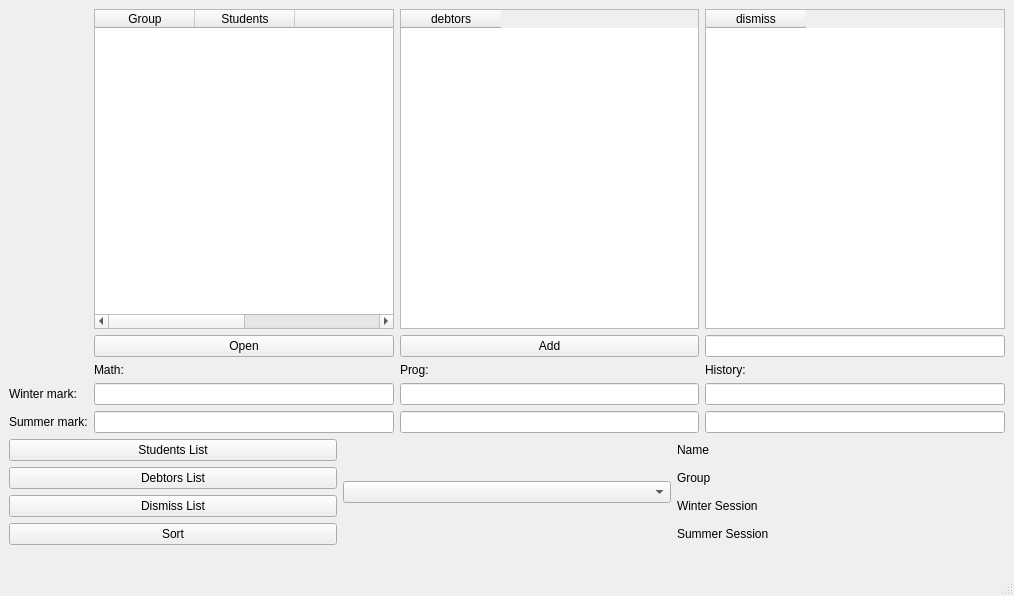
<?xml version="1.0" encoding="UTF-8"?>
<ui version="4.0">
 <class>MainWindow</class>
 <widget class="QMainWindow" name="MainWindow">
  <property name="geometry">
   <rect>
    <x>0</x>
    <y>0</y>
    <width>1014</width>
    <height>596</height>
   </rect>
  </property>
  <property name="windowTitle">
   <string>MainWindow</string>
  </property>
  <widget class="QWidget" name="centralwidget">
   <layout class="QGridLayout" name="gridLayout_2">
    <item row="1" column="0">
     <layout class="QVBoxLayout" name="verticalLayout">
      <item>
       <widget class="QPushButton" name="StudentsList">
        <property name="text">
         <string>Students List</string>
        </property>
       </widget>
      </item>
      <item>
       <widget class="QPushButton" name="DebtorsList">
        <property name="text">
         <string>Debtors List</string>
        </property>
       </widget>
      </item>
      <item>
       <widget class="QPushButton" name="DismissList">
        <property name="text">
         <string>Dismiss List</string>
        </property>
       </widget>
      </item>
      <item>
       <widget class="QPushButton" name="sort">
        <property name="text">
         <string>Sort</string>
        </property>
       </widget>
      </item>
     </layout>
    </item>
    <item row="0" column="0" colspan="3">
     <layout class="QGridLayout" name="gridLayout">
      <item row="3" column="1">
       <widget class="QLineEdit" name="mathW"/>
      </item>
      <item row="1" column="2">
       <widget class="QPushButton" name="add">
        <property name="text">
         <string>Add</string>
        </property>
       </widget>
      </item>
      <item row="3" column="0">
       <widget class="QLabel" name="label">
        <property name="text">
         <string>Winter mark:</string>
        </property>
       </widget>
      </item>
      <item row="4" column="0">
       <widget class="QLabel" name="label_2">
        <property name="text">
         <string>Summer mark:</string>
        </property>
       </widget>
      </item>
      <item row="0" column="2">
       <widget class="QTableWidget" name="debtors">
        <column>
         <property name="text">
          <string>debtors</string>
         </property>
        </column>
       </widget>
      </item>
      <item row="4" column="3">
       <widget class="QLineEdit" name="histS"/>
      </item>
      <item row="4" column="2">
       <widget class="QLineEdit" name="progS"/>
      </item>
      <item row="2" column="2">
       <widget class="QLabel" name="label_4">
        <property name="text">
         <string>Prog:</string>
        </property>
       </widget>
      </item>
      <item row="4" column="1">
       <widget class="QLineEdit" name="mathS"/>
      </item>
      <item row="1" column="1">
       <widget class="QPushButton" name="open">
        <property name="text">
         <string>Open</string>
        </property>
       </widget>
      </item>
      <item row="2" column="3">
       <widget class="QLabel" name="label_5">
        <property name="text">
         <string>History:</string>
        </property>
       </widget>
      </item>
      <item row="0" column="3">
       <widget class="QTableWidget" name="Dismiss">
        <column>
         <property name="text">
          <string>dismiss</string>
         </property>
        </column>
       </widget>
      </item>
      <item row="1" column="3">
       <widget class="QLineEdit" name="newStud"/>
      </item>
      <item row="2" column="1">
       <widget class="QLabel" name="label_3">
        <property name="text">
         <string>Math:</string>
        </property>
       </widget>
      </item>
      <item row="3" column="3">
       <widget class="QLineEdit" name="histW"/>
      </item>
      <item row="3" column="2">
       <widget class="QLineEdit" name="progW"/>
      </item>
      <item row="0" column="1">
       <widget class="QTableWidget" name="students">
        <column>
         <property name="text">
          <string>Group</string>
         </property>
        </column>
        <column>
         <property name="text">
          <string>Students</string>
         </property>
        </column>
        <column>
         <property name="text">
          <string/>
         </property>
        </column>
        <column>
         <property name="text">
          <string/>
         </property>
        </column>
       </widget>
      </item>
     </layout>
    </item>
    <item row="1" column="1">
     <widget class="QComboBox" name="stud"/>
    </item>
    <item row="1" column="2">
     <layout class="QVBoxLayout" name="verticalLayout_2">
      <item>
       <widget class="QLabel" name="name">
        <property name="text">
         <string>Name</string>
        </property>
       </widget>
      </item>
      <item>
       <widget class="QLabel" name="group">
        <property name="text">
         <string>Group</string>
        </property>
       </widget>
      </item>
      <item>
       <widget class="QLabel" name="winter">
        <property name="text">
         <string>Winter Session</string>
        </property>
       </widget>
      </item>
      <item>
       <widget class="QLabel" name="summer">
        <property name="text">
         <string>Summer Session</string>
        </property>
       </widget>
      </item>
     </layout>
    </item>
    <item row="2" column="0">
     <widget class="QLabel" name="Output">
      <property name="text">
       <string/>
      </property>
     </widget>
    </item>
   </layout>
  </widget>
  <widget class="QMenuBar" name="menubar">
   <property name="geometry">
    <rect>
     <x>0</x>
     <y>0</y>
     <width>1014</width>
     <height>22</height>
    </rect>
   </property>
  </widget>
  <widget class="QStatusBar" name="statusbar"/>
 </widget>
 <resources/>
 <connections/>
</ui>
